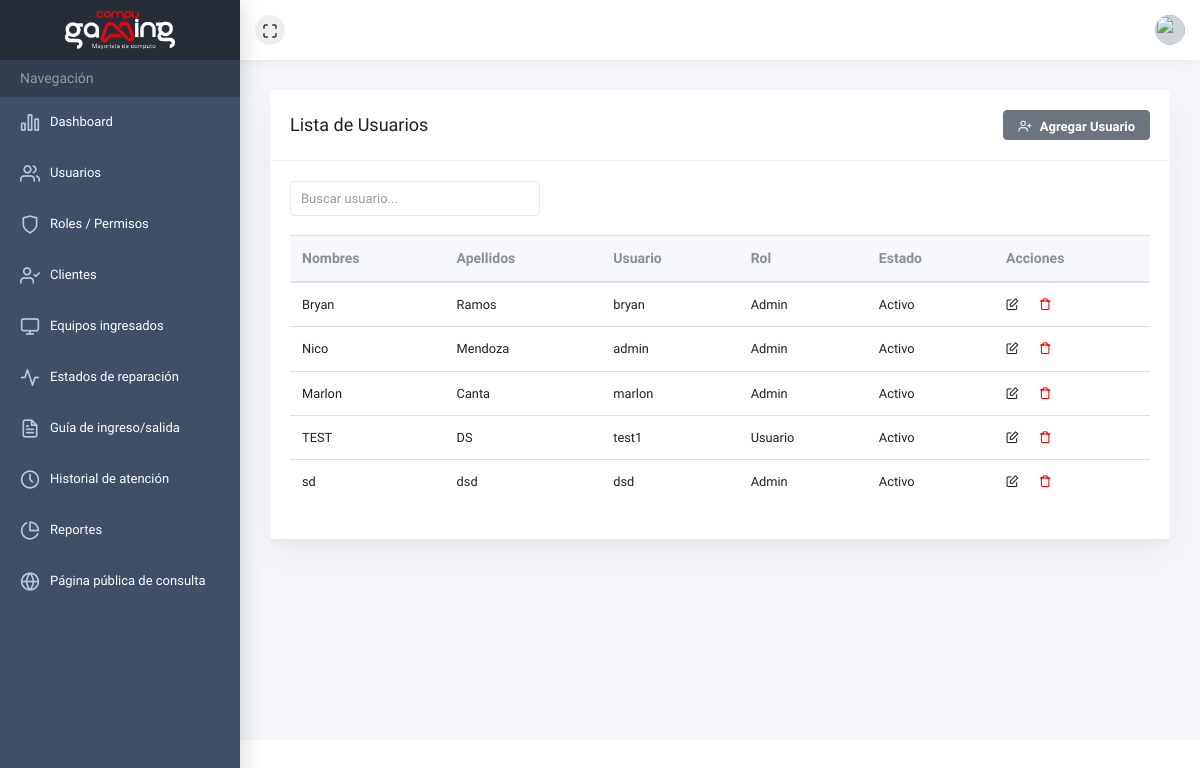
The page /views/admin/usuario.php (signed in) on the database its author committed.
### tables this page shows
CREATE TABLE `usuarios` (
  `id` int(11) NOT NULL,
  `nombre` varchar(50) NOT NULL,
  `apellido` varchar(50) NOT NULL,
  `nombre_usuario` varchar(50) NOT NULL,
  `password` varchar(255) NOT NULL,
  `rol` varchar(50) NOT NULL,
  `fecha_creacion` timestamp NOT NULL DEFAULT current_timestamp(),
  `estado` tinyint(1) DEFAULT 1
);

### models/UsuarioModel.php (called while the page is built, shortened)
<?php
require_once __DIR__ . '/../config/database.php';
class Usuario
{
    public static function obtenerTodos()
    {
        global $pdo;
        $sql = "SELECT * FROM usuarios";
        $stmt = $pdo->query($sql);
        return $stmt->fetchAll(PDO::FETCH_ASSOC);
    }
}

### views/admin/usuario.php (the view, shortened to what this page needs)
<?php
require_once __DIR__ . '/../../models/UsuarioModel.php';
$usuarios = Usuario::obtenerTodos();
include __DIR__ . '/../../includes/header.php';
?>
<body>
    <div class="main-content">
        <div class="container-fluid">
            <div class="card">
                <div class="card-header row">
                    <div class="col-sm-6">
                        <h3>Lista de Usuarios</h3>
                    </div>
                    <div class="col-sm-6 text-right">
                        <a href="#" class="btn btn-secondary" data-toggle="modal" data-target="#agregarUsuarioModal">
                            <i class="ik ik-user-plus"></i> Agregar Usuario
                        </a>
                    </div>
                </div>
                <div class="card-body">
                    <input type="text" id="searchUserInput" class="form-control" placeholder="Buscar usuario..." style="max-width: 250px;">
                    <br>
                    <table class="table">
                        <thead>
                            <tr>
                                <th>Nombres</th>
                                <th>Apellidos</th>
                                <th>Usuario</th>
                                <th>Rol</th>
                                <th>Estado</th>
                                <th>Acciones</th>
                            </tr>
                        </thead>
                        <tbody>
                            <?php foreach ($usuarios as $usuario) : ?>
                                <tr>
                                    <td><?php echo htmlspecialchars($usuario['nombre']); ?></td>
                                    <td><?php echo htmlspecialchars($usuario['apellido']); ?></td>
                                    <td><?php echo htmlspecialchars($usuario['nombre_usuario']); ?></td>
                                    <td><?php echo htmlspecialchars($usuario['rol']); ?></td>
                                    <td><?php echo $usuario['estado'] == 1 ? 'Activo' : 'Inactivo'; ?></td>
                                    <td>
                                        <div style="display: flex; gap: 20px;">
                                            <a href="#" class="editarUsuarioBtn"
                                                data-id="<?= $usuario['id']; ?>"
                                                data-nombre="<?= htmlspecialchars($usuario['nombre']); ?>"
                                                data-apellido="<?= htmlspecialchars($usuario['apellido']); ?>"
                                                data-usuario="<?= htmlspecialchars($usuario['nombre_usuario']); ?>"
                                                data-rol="<?= htmlspecialchars($usuario['rol']); ?>"
                                                data-estado="<?= $usuario['estado']; ?>">
                                                <i class="ik ik-edit"></i>
                                            </a>
                                            <a href="#" class="eliminarUsuarioBtn" data-id="<?= $usuario['id']; ?>">
                                                <i class="ik ik-trash" style="color: red;"></i>
                                            </a>
                                        </div>
                                    </td>
                                </tr>
                            <?php endforeach; ?>
                        </tbody>
                    </table>
                </div>
            </div>
        </div>
    </div>
</body>

### includes/header.php (shortened to what this page needs)
<!doctype html>
<html class="no-js" lang="en">
<head>
    <link rel="stylesheet" href="<?= BASE_URL ?>/assets/vendor/template/plugins/bootstrap/dist/css/bootstrap.min.css">
    <link rel="stylesheet" href="<?= BASE_URL ?>/assets/vendor/template/plugins/fontawesome-free/css/all.min.css">
    <link rel="stylesheet" href="<?= BASE_URL ?>/assets/vendor/template/plugins/icon-kit/dist/css/iconkit.min.css">
    <link rel="stylesheet" href="<?= BASE_URL ?>/assets/vendor/template/plugins/ionicons/dist/css/ionicons.min.css">
    <link rel="stylesheet" href="<?= BASE_URL ?>/assets/vendor/template/plugins/perfect-scrollbar/css/perfect-scrollbar.css">
    <link rel="stylesheet" href="<?= BASE_URL ?>/assets/vendor/template/plugins/datatables.net-bs4/css/dataTables.bootstrap4.min.css">
    <link rel="stylesheet" href="<?= BASE_URL ?>/assets/vendor/template/plugins/jvectormap/jquery-jvectormap.css">
    <link rel="stylesheet" href="<?= BASE_URL ?>/assets/vendor/template/plugins/tempusdominus-bootstrap-4/build/css/tempusdominus-bootstrap-4.min.css">
    <link rel="stylesheet" href="<?= BASE_URL ?>/assets/vendor/template/plugins/weather-icons/css/weather-icons.min.css">
    <link rel="stylesheet" href="<?= BASE_URL ?>/assets/vendor/template/plugins/c3/c3.min.css">
    <link rel="stylesheet" href="<?= BASE_URL ?>/assets/vendor/template/plugins/owl.carousel/dist/assets/owl.carousel.min.css">
    <link rel="stylesheet" href="<?= BASE_URL ?>/assets/vendor/template/plugins/owl.carousel/dist/assets/owl.theme.default.min.css">
    <link rel="stylesheet" href="<?= BASE_URL ?>/assets/vendor/template/dist/css/theme.min.css">
</head>
<body>
    <div class="wrapper">
        <header class="header-top" header-theme="light">
            <div class="container-fluid">
                <div class="d-flex justify-content-between">
                    <div class="top-menu d-flex align-items-center">
                        <button type="button" id="navbar-fullscreen" class="nav-link"><i
                                class="ik ik-maximize"></i></button>
                    </div>
                    <div class="top-menu d-flex align-items-center">
                        <div class="dropdown">
                            <a class="dropdown-toggle" href="#" id="userDropdown" role="button" data-toggle="dropdown"
                                aria-haspopup="true" aria-expanded="false"><img class="avatar" src="https://img.freepik.com/vector-premium/icono-perfil-usuario-estilo-plano-ilustracion-vector-avatar-miembro-sobre-fondo-aislado-concepto-negocio-signo-permiso-humano_157943-15752.jpg"
                                    alt="">
                            </a>
                        </div>
                    </div>
                </div>
            </div>
        </header>
        <div class="page-wrap">
            <div class="app-sidebar colored">
                <div class="sidebar-header">
                    <a class="header-brand" href="">
                        <div class="logo-img">
                            <img src="<?= BASE_URL ?>/assets/img/Logo grande blanco.png" class="header-brand-img"
                                style="width: 110px; height: auto;margin-left: 50px;">
                        </div>
                    </a>
                </div>
                <div class="sidebar-content">
                    <div class="nav-container">
                        <nav id="main-menu-navigation" class="navigation-main">
                            <div class="nav-lavel">Navegación</div>
                            <div class="nav-item">
                                <a href="<?= BASE_URL ?>/views/admin"><i class="ik ik-bar-chart-2"></i><span>Dashboard</span></a>
                            </div>
                            <div class="nav-item">
                                <a href="<?= BASE_URL ?>/views/admin/usuario.php"><i class="ik ik-users"></i><span>Usuarios</span></a>
                            </div>
                            <div class="nav-item">
                                <a href="<?= BASE_URL ?>/views/admin/user.php"><i class="ik ik-shield"></i><span>Roles / Permisos</span></a>
                            </div>
                            <div class="nav-item">
                                <a href="<?= BASE_URL ?>/views/admin/user.php"><i class="ik ik-user-check"></i><span>Clientes</span></a>
                            </div>
                            <div class="nav-item">
                                <a href="<?= BASE_URL ?>/views/admin/user.php"><i class="ik ik-monitor"></i><span>Equipos ingresados</span></a>
                            </div>
                            <div class="nav-item">
                                <a href="<?= BASE_URL ?>/views/admin/user.php"><i class="ik ik-activity"></i><span>Estados de reparación</span></a>
                            </div>
                            <div class="nav-item">
                                <a href="<?= BASE_URL ?>/views/admin/user.php"><i class="ik ik-file-text"></i><span>Guía de ingreso/salida</span></a>
                            </div>
                            <div class="nav-item">
                                <a href="<?= BASE_URL ?>/views/admin/user.php"><i class="ik ik-clock"></i><span>Historial de atención</span></a>
                            </div>
                            <div class="nav-item">
                                <a href="<?= BASE_URL ?>/views/admin/user.php"><i class="ik ik-pie-chart"></i><span>Reportes</span></a>
                            </div>
                            <div class="nav-item">
                                <a href="<?= BASE_URL ?>/views/admin/user.php"><i class="ik ik-globe"></i><span>Página pública de consulta</span></a>
                            </div>
                        </nav>
                    </div>
                </div>
            </div>
</body>
</html>

### rows shown on the page
usuarios: nombre "Bryan", apellido "Ramos", nombre_usuario "bryan", rol "Admin", estado "Activo"
usuarios: nombre "Nico", apellido "Mendoza", nombre_usuario "admin", rol "Admin", estado "Activo"
usuarios: nombre "Marlon", apellido "Canta", nombre_usuario "marlon", rol "Admin", estado "Activo"
usuarios: nombre "TEST", apellido "DS", nombre_usuario "test1", rol "Usuario", estado "Activo"
usuarios: nombre "sd", apellido "dsd", nombre_usuario "dsd", rol "Admin", estado "Activo"
